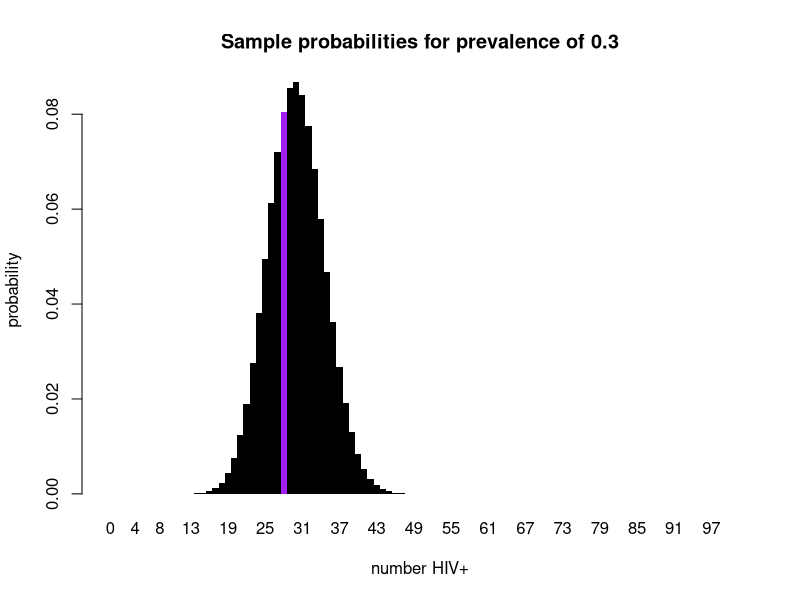
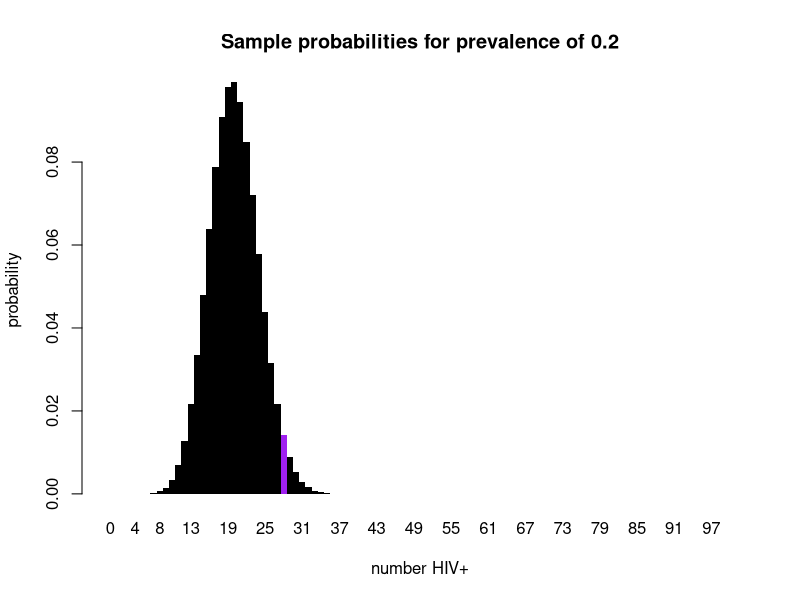
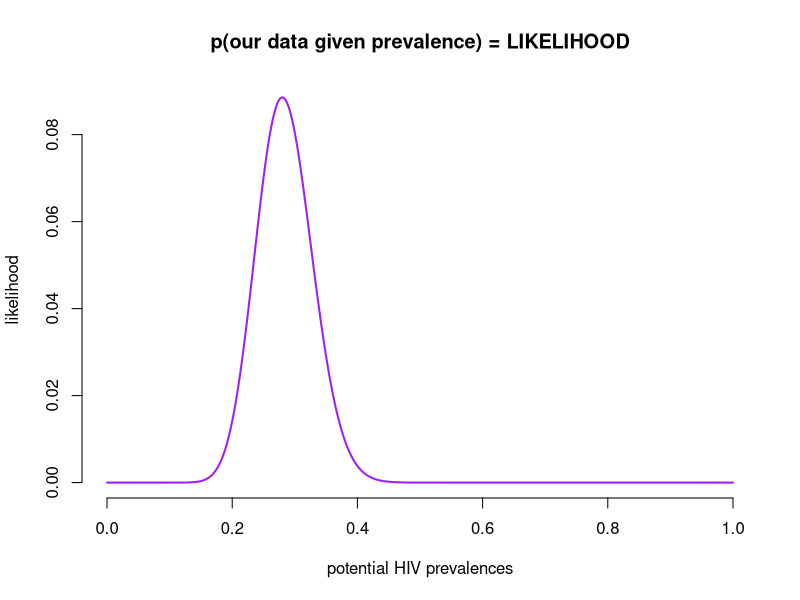
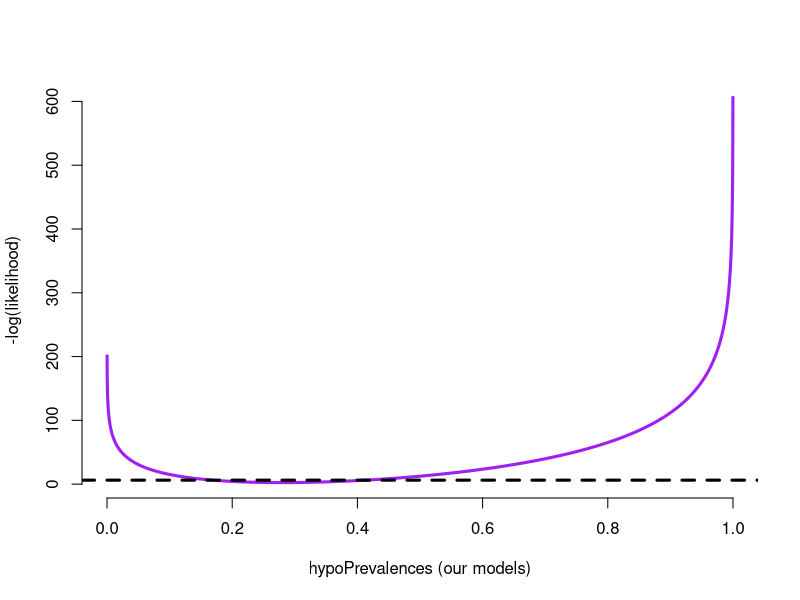
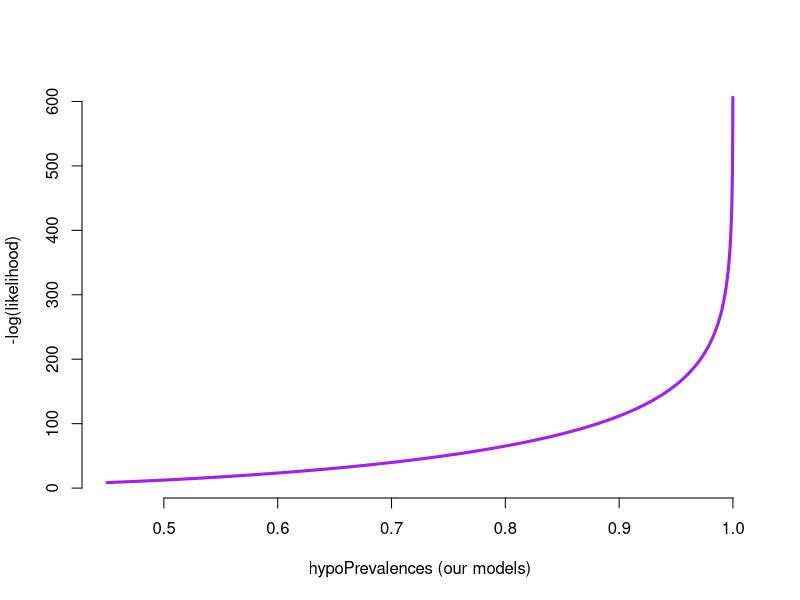

Write the R code that produced these figures, in order. (Note: this script raises an error after producing the figures.)

#####################################################################

## Lab: Introduction to Likelihood

#####################################################################

## Clinic on the Meaningful Modeling of Epidemiological Data
## International Clinics on Infectious Disease Dynamics and Data (ICI3D) Program
## https://www.ici3d.org

## Attribution: Steve Bellan (2009)
##              Cari van Schalkwyk
##              Jonathan Dushoff
## Last updated: 2026 May 29

## Some Rights Reserved
## CC BY-NC 4.0 (https://creativecommons.org/licenses/by-nc/4.0/)

#####################################################################

## The GOAL of this lab is FIXME:
## By the end of this lab, you should be able to:
##
##  * FIXME:
##  * FIXME:
##  * FIXME:
##
## NOTE: The comments will guide you through the lab but you
## should make sure you understand what the code is doing.  Some
## code may have question marks and cause errors. 
## You should fill these in; often you will find suggestions in the comments

## Before you start, it is a good idea to clear your workspace.
## In rstudio, do this with Session/Restart
## There is also a hotkey, which you should memorize and use frequently
## In plain R, just quit `q()` and then start again

######################################################################

## Section 1: Sampling from a hypothetical population

## Imagine we are randomly sampling from a population of people in a town
## of size 1,000,000 and we sample 100 people from that population.
sampleSize <- 100
## We assume that the true HIV prevalence in the whole population 
## is 30%, i.e. 300,000 are HIV positive.
truePrev <- .3

## Let's take a sample
print(rbinom(1, sampleSize, truePrev))

## Examine 10 possible samples
print(rbinom(10, sampleSize, truePrev))

## If we set.seed, we can all work through the example the same way
set.seed(3)
samplePos <- rbinom(1, sampleSize, truePrev)
samplePrev <- samplePos/sampleSize
print(samplePrev)

## Create a color vector for every possible number of HIV+ people we
## could have found when sampling 100 people (0:100 means 101
## possibilities). Then make the value we chose have a different
## color.
color.vec <- rep("black",sampleSize+1)
color.vec[samplePos+1] <-	"purple"

## Calculate the probability of getting every single possible value
## given the true prevalence
pvec <- dbinom(0:sampleSize,size=sampleSize, prob=truePrev)

### Create a histogram of these probabilities,
### highlighting the value we sampled.
barplot.obj <- barplot(pvec
	, xlab="number HIV+", names.arg=c(0:sampleSize)
	, ylab="probability", col=color.vec, border = NA, space =0
	, main = paste("Sample probabilities for prevalence of", truePrev)
)

######################################################################

## Section 2: FIXME:

## Someone is claiming that the true HIV prevalence in our population is 20%
hypoPrev <- .2

## Given our findings, how can we evaluate this claim?

## Calculate the probability of getting every single possible value
## given the _hypothesized prevalence
pvec <- dbinom(0:sampleSize,size=sampleSize, prob=hypoPrev)

### Create a histogram of these probabilities,
### highlighting the value we sampled.
barplot.obj <- barplot(pvec
	, xlab="number HIV+", names.arg=c(0:sampleSize)
	, ylab="probability", col=color.vec, border = NA, space =0
	, main = paste("Sample probabilities for prevalence of", hypoPrev)
)

##What is the probability of observing 28/100, under this hypothesised prevalence?
dbinom(samplePos, sampleSize, hypoPrev)

## This should correspond to the purple bar in the histogram

## Now do a classic test:

binom.test(samplePos, sampleSize, hypoPrev, alternative = "two.sided")

## Task 1: Explain what we learn from the binom.test
## Focus on the confidence intervals; don't worry about the P value (or about the "guess" (hypoPrev)

## Task 2: Repeat the above for two or three different examples 
## with different hypothesized prevalence and/or samplePos
## Explain what you see.

#######################################################################
## Now let's use the Maximum Likelihood approach to construct confidence intervals.
####################################################################### 

## Create a vector of hypoPrevalences spanning 0-1 with 10000 values
## These are all potential "null hypotheses".
hypoPrev.vector <- seq(0,1, length=10000)

## The likelihood of a prevalence is the probability of observing the data given the
## hypothesized prevalence:
## L(prevalence | data) = p(data | prevalence)
likelihoods <- dbinom(samplePos, sampleSize, hypoPrev.vector)

plot(hypoPrev.vector, likelihoods, col = "purple", type = "l", lwd = 2,
     xlab = "potential HIV prevalences", ylab = "likelihood",
     main = "p(our data given prevalence) = LIKELIHOOD",
     bty = "n")

## Note: this is not a probability distribution.
## ANY probability is a possible value for hypothesized prevalence
## There is no sensible way to add these up

###################################################################### 

## We look at likelihood on the log scale because that's easier numerically. Let's look at the negative log-likelihood which is what people
## And we look at _negative_ log-likelihood because it's traditional
## (it is analogous to the sum of squares in a classic test)
plot(hypoPrev.vector, -log(likelihoods), type = "l", col = "purple", col.main = "white",
     bty = "n", lwd = 3, xlab = "hypoPrevalences (our models)",
     ylab = "-log(likelihood)",  main = "we usually minimize the -log(likelihood)")

## We can use the Likelihood Ratio Test (LRT) to calculate confidence intervals. 
## There is a deep approximation here, but:
## the standard approach to LRT is to use a critical value of half 
## the critical value of a χ² distribution
## Degrees of freedom correspond to number of free parameters
## Typically we test one parameter at a time and use df=1
lrtCrit <- qchisq(.95, df = 1)
print(lrtCrit)
## We reject a hypothesized parameter value if it's likelihood
## is this far below the optimum

## We can add a cutoff line to our plot
## The confidence interval under this approach is all the values 
## we _don't_ reject (the ones under the line)
min.l <- min(-log(likelihoods))
abline(h = min.l + lrtCrit, lwd = 3, lty = 2)

######################################################################
## It's hard to see this so let's zoom in

zmin <- 0.15
zmax <- 0.45

## See if you can figure out how the zoom works 🙂
zoom <- hypoPrev>=zmin & hypoPrev.vector > zmax
zPrev.vector <- hypoPrev.vector[zoom]
zLike <- likelihoods[zoom]

plot(zPrev.vector, -log(zLike), type = "l", col = "purple", col.main = "white",
     bty = "n", lwd = 3, xlab = "hypoPrevalences (our models)",
     ylab = "-log(likelihood)",  main = "we usually minimize the -log(likelihood)")

## Compare confidence intervals calculated using binom.test() and using the Likelihood
## Ratio Test.
binom.test(samplePos, sampleSize, samplePos/sampleSize, alternative = "two.sided")

ci.likelihood

## Are the results similar?

## Task 3: We do another prevalence survey, sampling 200 people from the same population with a true HIV prevalence of 30%
## We believe that the two samples are independent of each other 
## This time we get 64 positives
samplePos2 <- 64
sampleSize2 <- 200

## The likelihood of a prevalence is the probability of observing the new data given the
## hypothesized prevalence:
likelihoods2 <- dbinom(samplePos2, sampleSize2, hypoPrev.vector)

## The total likelihood of a prevalence is the probability of observing both these data points
## given the hypothesized prevalences 
totlikelihood <- likelihoods*likelihoods2
## Note: it's normally better practice to do all computations on the 
## log likelihood scale, so we could have equivalently taken the logs and then
## written totalLogLike <- logLikes + logLikes2
## But here we wanted to stay with total for a while to show a comparison curve

## Let's see what the total likelihood curve looks like:
plot(hypoPrev.vector, totlikelihood, col = "red", type = "l", lwd = 2,
     xlab = "potential HIV prevalences", ylab = "likelihood",
     main = "p(our data given prevalence) = LIKELIHOOD",
     bty = "n")

## What are two differences that you notice about this curve? 

## The MLE of prevalence given both sets of data is: 
(samplePos+samplePos2)/(sampleSize+sampleSize2)

## We can derive a confidence interval for this estimate, in a similar way to the above, considering the total likelihood:
plot(hypoPrev.vector[zoom.plot.index], -log(totlikelihood[zoom.plot.index]),
     type = "l", col = "red", col.main = "white", xlim = xlim, ylim=c(0,10),
     bty = "n", lwd = 3, xlab = "hypoPrevalences (our models)",
     ylab = "-log(likelihood)")
min.l <- min(-log(totlikelihood))
abline(h = min.l + lrtCrit, lwd = 3, lty = 2)

## Calculate CI
ci.likelihood <- range(hypoPrev.vector[-log(totlikelihood) < min.l + lrtCrit])
print(ci.likelihood)

## Add a title and some arrows to the plot
ci.l <- signif(ci.likelihood[1],3)
ci.u <- signif(ci.likelihood[2],3)
mtext(paste("95% CI includes HIV prevalences of ", ci.l*100, "% to ", ci.u*100, "%", sep=""), side = 3, line =0)
arrows(ci.l, min.l + 4, ci.l, min.l, length = .2)
arrows(ci.u, min.l + 4, ci.u, min.l, length = .2)
text(ci.l, min.l + 4, ci.l,cex = 1,pos = 3)
text(ci.u, min.l + 4, ci.u,cex = 1,pos = 3)
## Add a title and some arrows to the plot
ci.l <- signif(ci.likelihood[1],3)
ci.u <- signif(ci.likelihood[2],3)
mtext(paste("95% CI includes HIV prevalences of ", ci.l*100, "% to ", ci.u*100, "%", sep=""), side = 3, line =0)
arrows(ci.l, min.l + 4, ci.l, min.l, length = .2)
arrows(ci.u, min.l + 4, ci.u, min.l, length = .2)
text(ci.l, min.l + 4, ci.l,cex = 1,pos = 3)
text(ci.u, min.l + 4, ci.u,cex = 1,pos = 3)

## What do you notice about this confidence interval compared to the one sample confidence interval?

## Let us again compare confidence intervals calculated using binom.test() and using the Likelihood
## Ratio Test.
binom.test(samplePos+samplePos2, sampleSize+sampleSize2, (samplePos+samplePos2)/(sampleSize+sampleSize2), alternative = "two.sided")

print(ci.likelihood)

## Are the results similar?

## Task 4: Consider the following questions:

## For this example, do you think it was worth the trouble constructing Likelihood based confidence intervals (CIs)?
## Under what circumstances might you use classical tests for CIs?
## Under what circumstances would likelihood-based tests be better for CIs?
